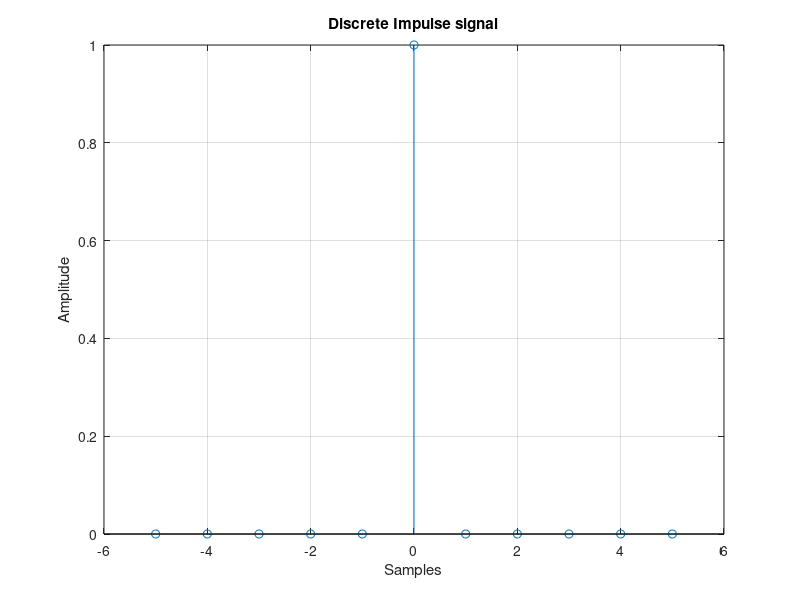

The MATLAB source for this figure:
n1=input('Enter starting point of the signal');
n2=input('Enter ending pont of the signal');
Sample_points=-n1:1:n2;
Amplitude=[zeros(1,n1) 1 zeros(1,n2)];


stem(Sample_points,Amplitude);
grid on;
xlabel('Samples');
ylabel('Amplitude');
title('Discrete Impulse signal');
